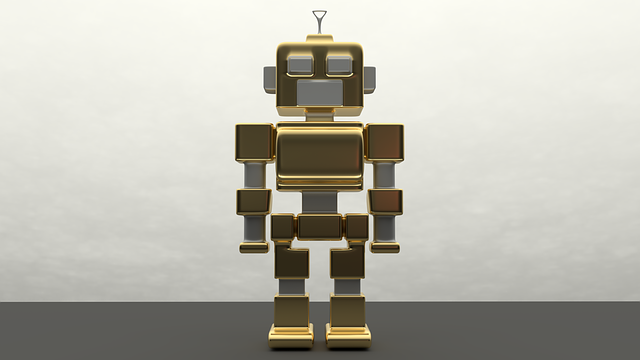
%> input picture Report/Report_Picture_10/robot.png, 640 x 360 px
$ octave Program10.m   (GNU Octave 9; MATLAB toolbox functions it lacks are replaced by stand-ins)
%> lines starting %> are read from the running program, lines starting %| are printed output that depends on the picture
IMG = imread('../Report/Report_Picture_10/robot.png');
%> IMG is the input picture: size 360x640x3 uint8; mean R, G, B 185.6, 183.9, 173.9
IMG = rgb2gray(IMG);
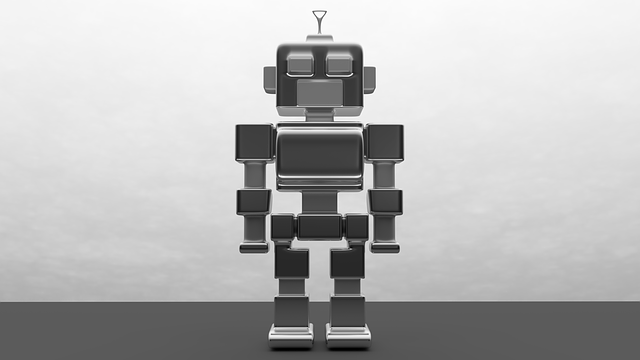
%> IMG: size 360x640 uint8; min 0, max 255, mean 183.2
imagesc(IMG);
colormap(gray);
colorbar;
pause;

Pre = edge(IMG, 'prewitt');
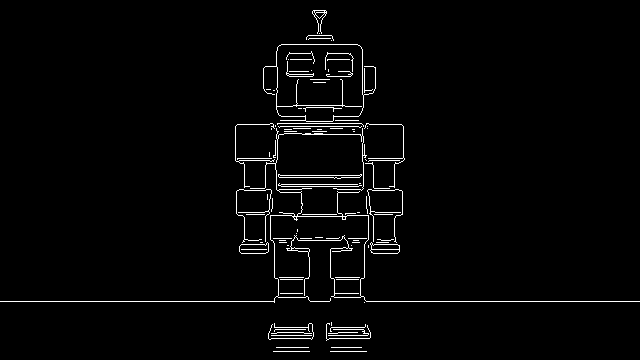
%> Pre: size 360x640 logical; 2.4% white in thin lines or dots
imagesc(Pre);
colormap(gray);
colorbar;
pause;

Sob = edge(IMG, 'sobel');
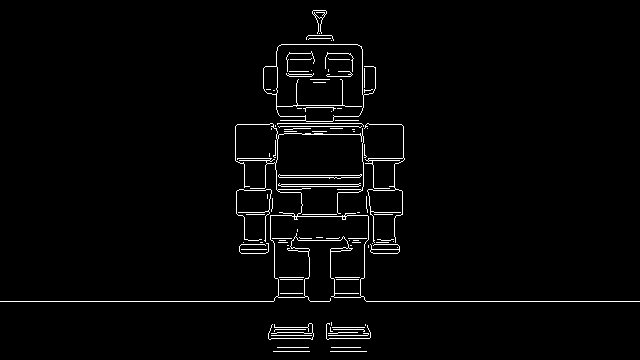
%> Sob: size 360x640 logical; 2.3% white in thin lines or dots
imagesc(Sob);
colormap(gray);
colorbar;
pause;

Can = edge(IMG, 'canny');
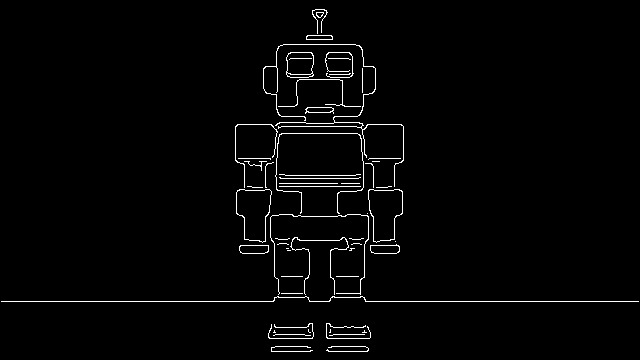
%> Can: size 360x640 logical; 2% white in thin lines or dots
imagesc(Can);
colormap(gray);
colorbar;
pause;

Rob = edge(IMG, 'roberts');
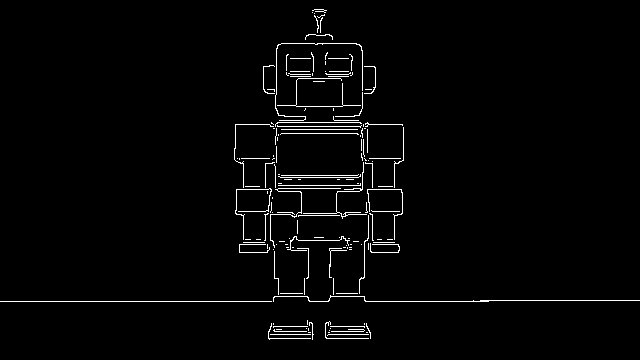
%> Rob: size 360x640 logical; 2.1% white in thin lines or dots
imagesc(Rob);
colormap(gray);
colorbar;
pause;
